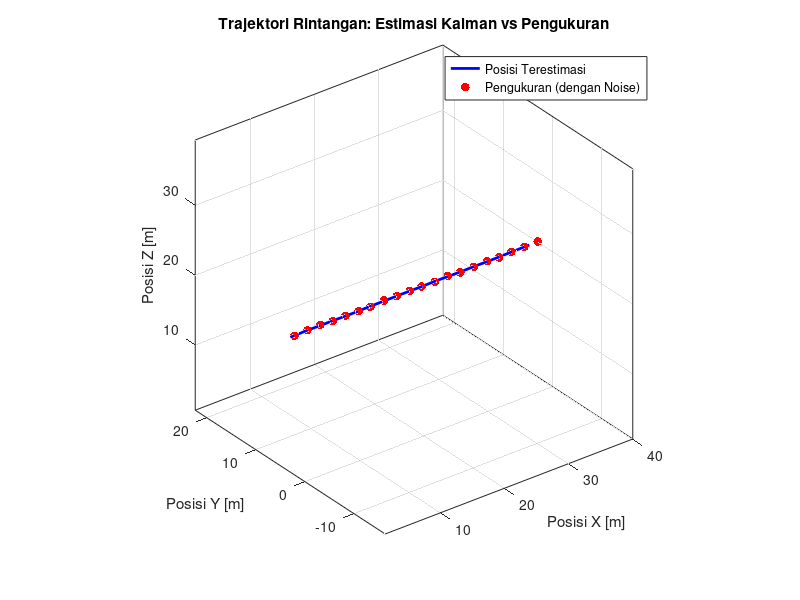
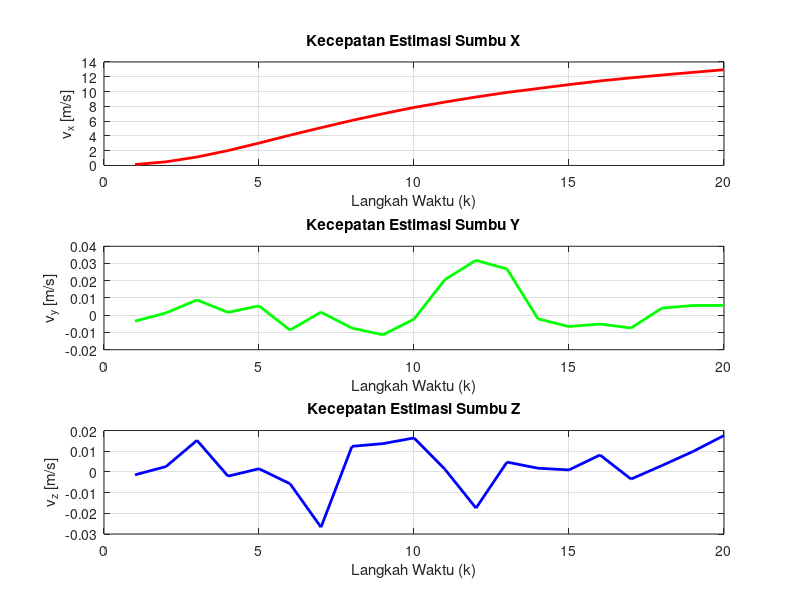

Source code (MATLAB) for these figures, in order:
%% KalmanFilter - Simulasi Estimasi Posisi dan Kecepatan Rintangan
% Script ini mensimulasikan Kalman Filter linier (6 state: posisi dan kecepatan 3D)
% untuk memperkirakan trajektori rintangan dari pengukuran posisi dengan noise.

clear;
close all;
clc;

%% Parameter Filter Kalman
dt = 0.1;                                       % Sampling time (detik)
Q = diag([0.1, 0.1, 0.1, 0.01, 0.01, 0.01]);   % Matriks kovariansi proses
R = diag([0.5, 0.5, 0.5]);                     % Matriks kovariansi pengukuran

% Matriks transisi state A
A = [eye(3), dt*eye(3);
     zeros(3), eye(3)];

% Matriks observasi H
H = [eye(3), zeros(3)];

%% Inisialisasi State dan Kovariansi
x = [0; 3; 20; 0; 0; 0];  % Kondisi awal [x; y; z; vx; vy; vz]
P = eye(6);               % Kovariansi awal

%% Simulasi dan Estimasi
num_steps = 20;
positions = zeros(num_steps, 3);
velocities = zeros(num_steps, 3);
measurements = zeros(num_steps, 3);

for k = 1:num_steps
    % 1. Tahap Prediksi
    x_pred = A * x;
    P_pred = A * P * A' + Q;

    % 2. Simulasi Pengukuran dengan Gaussian Noise
    z = [2*k; 3; 20] + randn(3, 1) * 0.05;
    measurements(k, :) = z';

    % 3. Tahap Koreksi (Update)
    y = z - H * x_pred;               % Inovasi / measurement residual
    S = H * P_pred * H' + R;          % Kovariansi inovasi
    K = (P_pred * H') / S;            % Kalman Gain

    x = x_pred + K * y;               % Update state estimate
    P = (eye(6) - K * H) * P_pred;    % Update error covariance

    % Simpan hasil estimasi
    positions(k, :) = x(1:3)';
    velocities(k, :) = x(4:6)';
end

%% Plot Hasil Estimasi Posisi 3D
figure(1);
plot3(positions(:, 1), positions(:, 2), positions(:, 3), 'b-', 'LineWidth', 2);
hold on;
scatter3(measurements(:, 1), measurements(:, 2), measurements(:, 3), 40, 'r', 'filled');
xlabel('Posisi X [m]');
ylabel('Posisi Y [m]');
zlabel('Posisi Z [m]');
title('Trajektori Rintangan: Estimasi Kalman vs Pengukuran');
legend('Posisi Terestimasi', 'Pengukuran (dengan Noise)', 'Location', 'best');
grid on;
box on;
view(3);
axis equal;

%% Plot Hasil Estimasi Kecepatan
figure(2);

subplot(3, 1, 1);
plot(1:num_steps, velocities(:, 1), 'r-', 'LineWidth', 2);
title('Kecepatan Estimasi Sumbu X');
xlabel('Langkah Waktu (k)');
ylabel('v_x [m/s]');
grid on;
box on;

subplot(3, 1, 2);
plot(1:num_steps, velocities(:, 2), 'g-', 'LineWidth', 2);
title('Kecepatan Estimasi Sumbu Y');
xlabel('Langkah Waktu (k)');
ylabel('v_y [m/s]');
grid on;
box on;

subplot(3, 1, 3);
plot(1:num_steps, velocities(:, 3), 'b-', 'LineWidth', 2);
title('Kecepatan Estimasi Sumbu Z');
xlabel('Langkah Waktu (k)');
ylabel('v_z [m/s]');
grid on;
box on;
